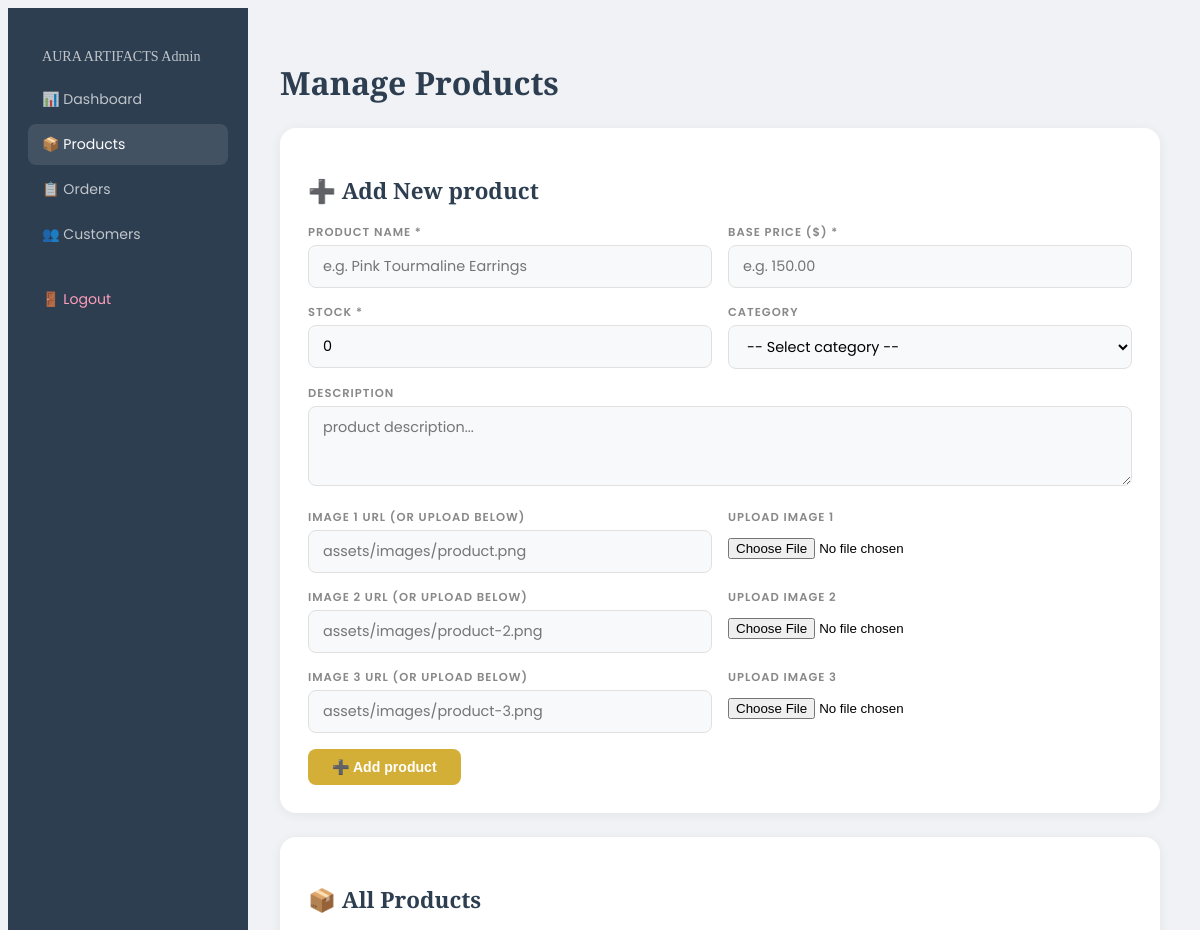
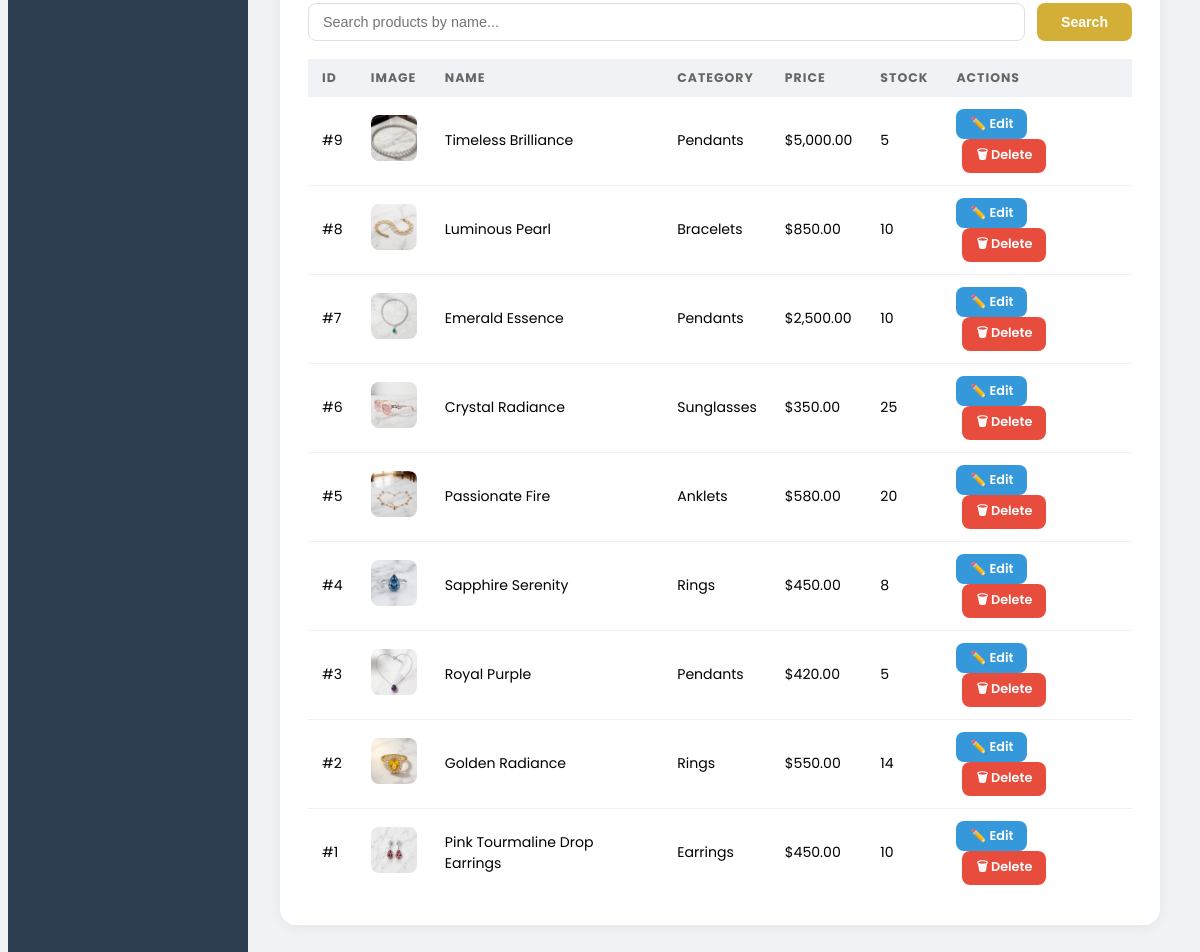
The page /admin/admin-products.php (signed in) on the database its author committed (2 pictures, top to bottom).
### tables this page shows
CREATE TABLE `product` (
  `product_id` int(11) NOT NULL AUTO_INCREMENT,
  `name` varchar(100) NOT NULL,
  `description` text DEFAULT NULL,
  `base_price` decimal(10,2) NOT NULL,
  `stock` int(11) NOT NULL DEFAULT 0,
  `image_url` varchar(255) DEFAULT NULL,
  `image_url_2` varchar(255) DEFAULT NULL,
  `image_url_3` varchar(255) DEFAULT NULL,
  `category_id` int(11) DEFAULT NULL,
  `managed_by` int(11) DEFAULT NULL,
  PRIMARY KEY (`product_id`),
  KEY `category_id` (`category_id`),
  KEY `managed_by` (`managed_by`),
  CONSTRAINT `product_ibfk_1` FOREIGN KEY (`category_id`) REFERENCES `category` (`category_id`) ON DELETE SET NULL,
  CONSTRAINT `product_ibfk_2` FOREIGN KEY (`managed_by`) REFERENCES `admin` (`admin_id`) ON DELETE SET NULL
);

CREATE TABLE `category` (
  `category_id` int(11) NOT NULL AUTO_INCREMENT,
  `name` varchar(100) NOT NULL,
  `description` text DEFAULT NULL,
  PRIMARY KEY (`category_id`)
);

### admin/admin-products.php (the view, shortened to what this page needs)
<?php
require_once '../config.php';
$search = isset($_GET['search']) ? trim($_GET['search']) : '';
if ($search) {
    $searchParam = "%$search%";
    $stmt = $conn->prepare("SELECT p.*, c.name AS cat FROM product p LEFT JOIN category c ON p.category_id = c.category_id WHERE p.name LIKE ? ORDER BY p.product_id DESC");
    $stmt->bind_param("s", $searchParam);
    $stmt->execute();
    $products = $stmt->get_result();
} else {
    $products = $conn->query("SELECT p.*, c.name AS cat FROM product p LEFT JOIN category c ON p.category_id = c.category_id ORDER BY p.product_id DESC");
}
$edit_product = null;
?>
<!DOCTYPE html>
<html lang="en">
<head>
</head>
<body>
<div class="sidebar">
    <a href="admin-dashboard.php" class="sidebar-logo">AURA ARTIFACTS Admin</a>
    <a href="admin-dashboard.php">📊 Dashboard</a>
    <a href="admin-products.php" class="active">📦 Products</a>
    <a href="admin-orders.php">📋 Orders</a>
    <a href="admin-customers.php">👥 Customers</a>
    <a href="admin-logout.php" class="logout">🚪 Logout</a>
</div>
<div class="main">
    <h1 class="page-title">Manage Products</h1>
    <div class="card">
        <h2><?= $edit_product ? '✏️ Edit product' : '➕ Add New product' ?></h2>
        <form method="POST" enctype="multipart/form-data" onsubmit="return validateProductForm()">
            <div class="form-grid">
                <div>
                    <label class="input-label">product Name *</label>
                    <input class="form-input" type="text" name="name" id="pName"
                           value="<?= htmlspecialchars($edit_product['name'] ?? '') ?>"
                           placeholder="e.g. Pink Tourmaline Earrings">
                </div>
                <div>
                    <label class="input-label">Base Price ($) *</label>
                    <input class="form-input" type="number" name="base_price" id="pPrice"
                           step="0.01" min="0"
                           value="<?= $edit_product['base_price'] ?? '' ?>"
                           placeholder="e.g. 150.00">
                </div>
                <div>
                    <label class="input-label">Stock *</label>
                    <input class="form-input" type="number" name="stock" id="pStock"
                           min="0"
                           value="<?= $edit_product['stock'] ?? '0' ?>">
                </div>
                <div>
                    <label class="input-label">category</label>
                    <select name="category_id" class="form-input">
                        <option value="">-- Select category --</option>
                    </select>
                </div>
                <div style="grid-column:1/-1">
                    <label class="input-label">Description</label>
                    <textarea name="description" placeholder="product description..."><?= htmlspecialchars($edit_product['description'] ?? '') ?></textarea>
                </div>
                <div>
                    <label class="input-label">Image 1 URL (or upload below)</label>
                    <input class="form-input" type="text" name="image_url"
                           value="<?= htmlspecialchars($edit_product['image_url'] ?? '') ?>"
                           placeholder="assets/images/product.png">
                </div>
                <div>
                    <label class="input-label">Upload Image 1</label>
                    <input type="file" name="image" accept="image/*" style="padding:8px 0;">
                </div>
                <div>
                    <label class="input-label">Image 2 URL (or upload below)</label>
                    <input class="form-input" type="text" name="image_url_2"
                           value="<?= htmlspecialchars($edit_product['image_url_2'] ?? '') ?>"
                           placeholder="assets/images/product-2.png">
                </div>
                <div>
                    <label class="input-label">Upload Image 2</label>
                    <input type="file" name="image_2" accept="image/*" style="padding:8px 0;">
                </div>
                <div>
                    <label class="input-label">Image 3 URL (or upload below)</label>
                    <input class="form-input" type="text" name="image_url_3"
                           value="<?= htmlspecialchars($edit_product['image_url_3'] ?? '') ?>"
                           placeholder="assets/images/product-3.png">
                </div>
                <div>
                    <label class="input-label">Upload Image 3</label>
                    <input type="file" name="image_3" accept="image/*" style="padding:8px 0;">
                </div>
            </div>
            <div style="margin-top:16px; display:flex; gap:12px;">
                <button type="submit" class="btn btn-gold">
                    <?= $edit_product ? '💾 Save Changes' : '➕ Add product' ?>
                </button>
            </div>
        </form>
    </div>
    <div class="card">
        <h2>📦 All Products</h2>
        <form method="GET" class="search-row">
            <input type="text" name="search" placeholder="Search products by name..."
                   value="<?= htmlspecialchars($search) ?>">
            <button type="submit" class="btn btn-gold">Search</button>
        </form>
        <table>
            <thead>
                <tr>
                    <th>ID</th>
                    <th>Image</th>
                    <th>Name</th>
                    <th>category</th>
                    <th>Price</th>
                    <th>Stock</th>
                    <th>Actions</th>
                </tr>
            </thead>
            <tbody>
            <?php while ($p = $products->fetch_assoc()): ?>
                <tr>
                    <td>#<?= $p['product_id'] ?></td>
                    <td>
                        <img src="../<?= htmlspecialchars($p['image_url'] ?? 'assets/images/placeholder.png') ?>"
                             alt="" class="product-thumb"
                             onerror="this.src='../assets/images/placeholder.png'">
                    </td>
                    <td><?= htmlspecialchars($p['name']) ?></td>
                    <td><?= htmlspecialchars($p['cat'] ?? '-') ?></td>
                    <td>$<?= number_format($p['base_price'], 2) ?></td>
                    <td><?= $p['stock'] ?></td>
                    <td>
                        <a href="admin-products.php?edit=<?= $p['product_id'] ?>" class="btn btn-blue btn-sm" style="text-decoration:none; display:inline-block;">✏️ Edit</a>
                        <a href="admin-products.php?delete=<?= $p['product_id'] ?>"
                           class="btn btn-red btn-sm"
                           onclick="return confirm('Delete this product?')"
                           style="text-decoration:none; display:inline-block; margin-left:6px;">🗑 Delete</a>
                    </td>
                </tr>
            <?php endwhile; ?>
            </tbody>
        </table>
    </div>
</div>
</body>
</html>

### admin/admin-products.php (style rules this page uses)
* { box-sizing:border-box; }
body { background:#f0f2f5; font-family:'Poppins',sans-serif; display:flex; min-height:100vh; }
.sidebar { width:240px; background:#2d3e50; min-height:100vh; padding:30px 20px; flex-shrink:0; }
.sidebar-logo { font-family:'Cormorant Garamond',serif; font-size:1.4rem; color:#fff; margin-bottom:32px; display:block; text-decoration:none; }
.sidebar a { display:block; color:rgba(255,255,255,0.7); text-decoration:none; padding:10px 14px; border-radius:8px; margin-bottom:4px; font-size:0.88rem; }
.sidebar a:hover, .sidebar a.active { background:rgba(255,255,255,0.1); color:#fff; }
.sidebar .logout { color:#ff9ebb; margin-top:24px; }
.main { flex:1; padding:32px; }
.page-title { font-family:'Cormorant Garamond',serif; font-size:2rem; color:#2d3e50; margin-bottom:24px; }
.card { background:#fff; border-radius:16px; padding:28px; box-shadow:0 2px 12px rgba(0,0,0,0.06); margin-bottom:24px; }
.card h2 { font-family:'Cormorant Garamond',serif; font-size:1.4rem; color:#2d3e50; margin-bottom:18px; }
.form-grid { display:grid; grid-template-columns:1fr 1fr; gap:16px; }
.input-label { display:block; font-size:0.72rem; letter-spacing:1px; text-transform:uppercase; color:#888; margin-bottom:4px; font-weight:600; }
.form-input, textarea, select { width:100%; padding:10px 14px; border:1.5px solid #e0e0e0; border-radius:8px; font-size:0.9rem; font-family:'Poppins',sans-serif; background:#f8f9fa; }
textarea { resize:vertical; min-height:80px; }
.btn { padding:10px 24px; border:none; border-radius:8px; cursor:pointer; font-size:0.88rem; font-weight:600; }
.btn-gold { background:#D4AF37; color:#fff; }
.btn-red { background:#e74c3c; color:#fff; }
.btn-blue { background:#3498db; color:#fff; }
.btn-sm { padding:6px 14px; font-size:0.8rem; }
table { width:100%; border-collapse:collapse; }
th { background:#f0f2f5; padding:10px 14px; text-align:left; font-size:0.78rem; text-transform:uppercase; letter-spacing:1px; color:#666; }
td { padding:12px 14px; border-bottom:1px solid #f0f0f0; font-size:0.88rem; vertical-align:middle; }
tr:last-child td { border-bottom:none; }
.product-thumb { width:46px; height:46px; object-fit:cover; border-radius:8px; }
.search-row { display:flex; gap:12px; margin-bottom:18px; }
.search-row input { flex:1; padding:10px 14px; border:1.5px solid #e0e0e0; border-radius:8px; font-size:0.9rem; }

### rows shown on the page
product: product_id "9", image_url (picture), name "Timeless Brilliance", category.name "Pendants", base_price "5,000.00", stock "5"
product: product_id "8", image_url (picture), name "Luminous Pearl", category.name "Bracelets", base_price "850.00", stock "10"
product: product_id "7", image_url (picture), name "Emerald Essence", category.name "Pendants", base_price "2,500.00", stock "10"
product: product_id "6", image_url (picture), name "Crystal Radiance", category.name "Sunglasses", base_price "350.00", stock "25"
product: product_id "5", image_url (picture), name "Passionate Fire", category.name "Anklets", base_price "580.00", stock "20"
product: product_id "4", image_url (picture), name "Sapphire Serenity", category.name "Rings", base_price "450.00", stock "8"
product: product_id "3", image_url (picture), name "Royal Purple", category.name "Pendants", base_price "420.00", stock "5"
product: product_id "2", image_url (picture), name "Golden Radiance", category.name "Rings", base_price "550.00", stock "14"
product: product_id "1", image_url (picture), name "Pink Tourmaline Drop Earrings", category.name "Earrings", base_price "450.00", stock "10"
